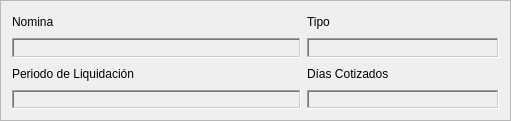
  <widget class="QFrame" name="frame_5">
   <property name="geometry">
    <rect>
     <x>10</x>
     <y>20</y>
     <width>511</width>
     <height>121</height>
    </rect>
   </property>
   <property name="frameShape">
    <enum>QFrame::StyledPanel</enum>
   </property>
   <property name="frameShadow">
    <enum>QFrame::Sunken</enum>
   </property>
   <layout class="QHBoxLayout" name="horizontalLayout_12">
    <item>
     <layout class="QVBoxLayout" name="verticalLayout_15">
      <item>
       <layout class="QHBoxLayout" name="horizontalLayout_10" stretch="3,2">
        <item>
         <layout class="QVBoxLayout" name="verticalLayout_11">
          <item>
           <widget class="QLabel" name="label_30">
            <property name="text">
             <string>Nomina</string>
            </property>
           </widget>
          </item>
          <item>
           <widget class="QLabel" name="lblNomina">
            <property name="styleSheet">
             <string notr="true">color:rgb(0,0,255)</string>
            </property>
            <property name="frameShape">
             <enum>QFrame::WinPanel</enum>
            </property>
            <property name="frameShadow">
             <enum>QFrame::Sunken</enum>
            </property>
            <property name="text">
             <string/>
            </property>
           </widget>
          </item>
         </layout>
        </item>
        <item>
         <layout class="QVBoxLayout" name="verticalLayout_12">
          <item>
           <widget class="QLabel" name="label_32">
            <property name="text">
             <string>Tipo</string>
            </property>
           </widget>
          </item>
          <item>
           <widget class="QLabel" name="lblTipo">
            <property name="styleSheet">
             <string notr="true">color:rgb(0,0,255)</string>
            </property>
            <property name="frameShape">
             <enum>QFrame::WinPanel</enum>
            </property>
            <property name="frameShadow">
             <enum>QFrame::Sunken</enum>
            </property>
            <property name="text">
             <string/>
            </property>
           </widget>
          </item>
         </layout>
        </item>
       </layout>
      </item>
      <item>
       <layout class="QHBoxLayout" name="horizontalLayout_11" stretch="3,2">
        <item>
         <layout class="QVBoxLayout" name="verticalLayout_13">
          <item>
           <widget class="QLabel" name="label_34">
            <property name="text">
             <string>Periodo de Liquidación </string>
            </property>
           </widget>
          </item>
          <item>
           <widget class="QLabel" name="lblPeriodo">
            <property name="styleSheet">
             <string notr="true">color:rgb(0,0,255)</string>
            </property>
            <property name="frameShape">
             <enum>QFrame::WinPanel</enum>
            </property>
            <property name="frameShadow">
             <enum>QFrame::Sunken</enum>
            </property>
            <property name="text">
             <string/>
            </property>
           </widget>
          </item>
         </layout>
        </item>
        <item>
         <layout class="QVBoxLayout" name="verticalLayout_14">
          <item>
           <widget class="QLabel" name="label_36">
            <property name="text">
             <string>Días Cotizados</string>
            </property>
           </widget>
          </item>
          <item>
           <widget class="QLabel" name="lblDiasTotales">
            <property name="styleSheet">
             <string notr="true">color:rgb(0,0,255)</string>
            </property>
            <property name="frameShape">
             <enum>QFrame::WinPanel</enum>
            </property>
            <property name="frameShadow">
             <enum>QFrame::Sunken</enum>
            </property>
            <property name="text">
             <string/>
            </property>
           </widget>
          </item>
         </layout>
        </item>
       </layout>
      </item>
     </layout>
    </item>
   </layout>
  </widget>
